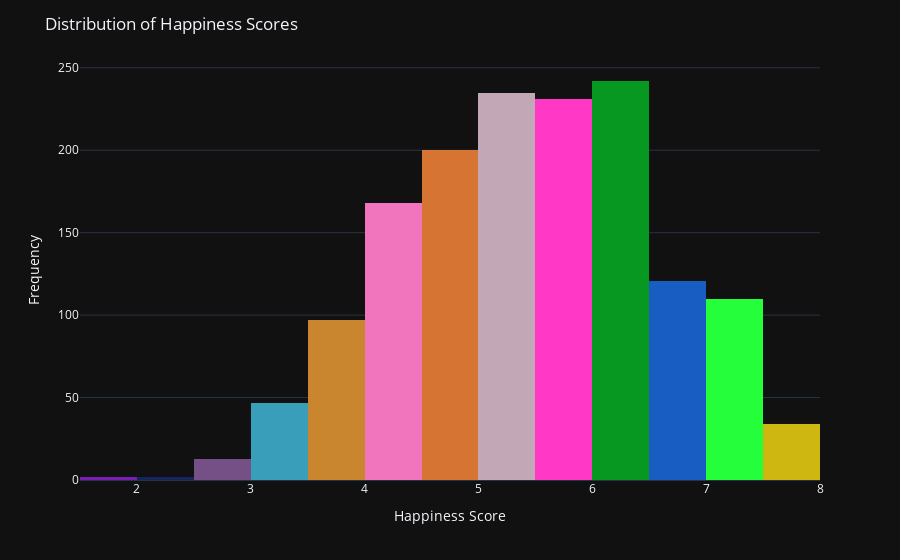

The cell this chart's notebook holds for it:
### Code cell
import pandas as pd
import plotly.express as px
import random

random_colors = [f"rgb({random.randint(0, 255)}, {random.randint(0, 255)}, {random.randint(0, 255)})" for _ in range(len(df))]
fig = px.histogram(df, x="Happiness score", nbins=30)
fig.update_traces(marker=dict(color=random_colors))

fig.update_layout(
    xaxis_title="Happiness Score",
    yaxis_title="Frequency",
    title="Distribution of Happiness Scores",
    template="plotly_dark"
)

fig.show()

### Figure 1 — Plotly figure (JSON) as saved in the notebook; plotly's stock layout.template omitted (floating-point values rounded to 4 significant figures; data arrays with more than 128 entries replaced by an {"elided": "..."} marker saying what was removed)
{"data": [{"alignmentgroup": "True", "bingroup": "x", "hovertemplate": "Happiness score=%{x}<br>count=%{y}<extra></extra>", "legendgroup": "", "marker": {"color": {"elided": "1502 str values"}, "pattern": {"shape": ""}}, "name": "", "nbinsx": 30, "offsetgroup": "", "orientation": "v", "showlegend": false, "type": "histogram", "x": {"elided": "1502 float values"}, "xaxis": "x", "yaxis": "y"}], "layout": {"barmode": "relative", "legend": {"tracegroupgap": 0}, "margin": {"t": 60}, "title": {"text": "Distribution of Happiness Scores"}, "xaxis": {"anchor": "y", "domain": [0, 1], "title": {"text": "Happiness Score"}}, "yaxis": {"anchor": "x", "domain": [0, 1], "title": {"text": "Frequency"}}}}
